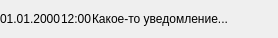
<?xml version="1.0" encoding="UTF-8"?>
<ui version="4.0">
 <class>NotificationsListItem</class>
 <widget class="QWidget" name="NotificationsListItem">
  <property name="geometry">
   <rect>
    <x>0</x>
    <y>0</y>
    <width>278</width>
    <height>38</height>
   </rect>
  </property>
  <property name="windowTitle">
   <string>Form</string>
  </property>
  <layout class="QHBoxLayout" name="horizontalLayout" stretch="2,1,7">
   <property name="spacing">
    <number>0</number>
   </property>
   <property name="leftMargin">
    <number>0</number>
   </property>
   <property name="topMargin">
    <number>0</number>
   </property>
   <property name="rightMargin">
    <number>0</number>
   </property>
   <property name="bottomMargin">
    <number>0</number>
   </property>
   <item>
    <widget class="QLabel" name="label">
     <property name="text">
      <string>01.01.2000</string>
     </property>
    </widget>
   </item>
   <item>
    <widget class="QLabel" name="label_2">
     <property name="text">
      <string>12:00</string>
     </property>
    </widget>
   </item>
   <item>
    <widget class="QLabel" name="label_3">
     <property name="text">
      <string>Какое-то уведомление...</string>
     </property>
    </widget>
   </item>
  </layout>
 </widget>
 <resources/>
 <connections/>
</ui>
